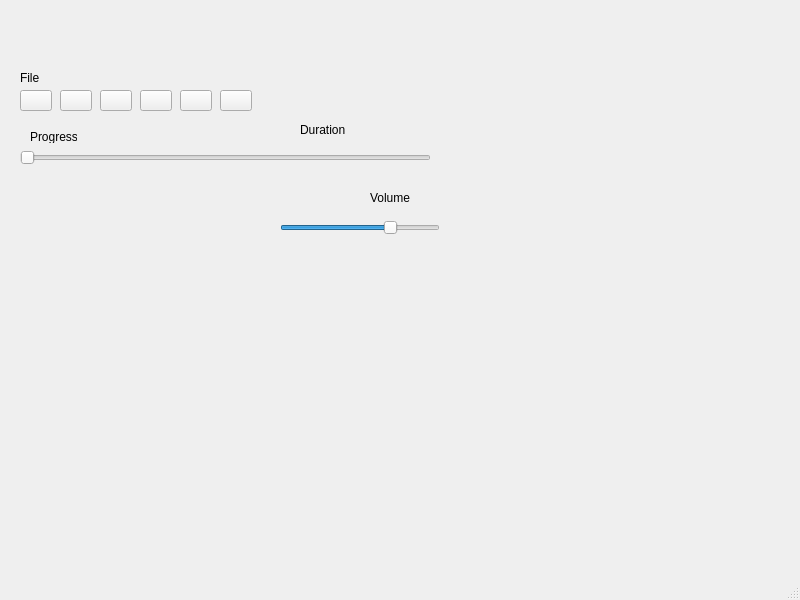
<?xml version="1.0" encoding="UTF-8"?>
<ui version="4.0">
 <class>MainWindow</class>
 <widget class="QMainWindow" name="MainWindow">
  <property name="geometry">
   <rect>
    <x>0</x>
    <y>0</y>
    <width>800</width>
    <height>600</height>
   </rect>
  </property>
  <property name="windowTitle">
   <string>MainWindow</string>
  </property>
  <property name="windowIcon">
   <iconset resource="Icons.qrc">
    <normaloff>:/Ico/ico/sound_icon-icons.com_74449.ico</normaloff>:/Ico/ico/sound_icon-icons.com_74449.ico</iconset>
  </property>
  <widget class="QWidget" name="centralwidget">
   <widget class="QPushButton" name="pushButtonOpen">
    <property name="geometry">
     <rect>
      <x>20</x>
      <y>90</y>
      <width>32</width>
      <height>21</height>
     </rect>
    </property>
    <property name="text">
     <string/>
    </property>
   </widget>
   <widget class="QPushButton" name="pushButtonPrev">
    <property name="geometry">
     <rect>
      <x>60</x>
      <y>90</y>
      <width>32</width>
      <height>21</height>
     </rect>
    </property>
    <property name="text">
     <string/>
    </property>
   </widget>
   <widget class="QPushButton" name="pushButtonPlay">
    <property name="geometry">
     <rect>
      <x>100</x>
      <y>90</y>
      <width>32</width>
      <height>21</height>
     </rect>
    </property>
    <property name="text">
     <string/>
    </property>
   </widget>
   <widget class="QPushButton" name="pushButtonPause">
    <property name="geometry">
     <rect>
      <x>140</x>
      <y>90</y>
      <width>32</width>
      <height>21</height>
     </rect>
    </property>
    <property name="text">
     <string/>
    </property>
   </widget>
   <widget class="QPushButton" name="pushButtonStop">
    <property name="geometry">
     <rect>
      <x>180</x>
      <y>90</y>
      <width>32</width>
      <height>21</height>
     </rect>
    </property>
    <property name="text">
     <string/>
    </property>
   </widget>
   <widget class="QPushButton" name="pushButtonNext">
    <property name="geometry">
     <rect>
      <x>220</x>
      <y>90</y>
      <width>32</width>
      <height>21</height>
     </rect>
    </property>
    <property name="text">
     <string/>
    </property>
   </widget>
   <widget class="QSlider" name="horizontalSliderProgress">
    <property name="geometry">
     <rect>
      <x>20</x>
      <y>150</y>
      <width>411</width>
      <height>16</height>
     </rect>
    </property>
    <property name="orientation">
     <enum>Qt::Horizontal</enum>
    </property>
   </widget>
   <widget class="QSlider" name="horizontalSliderVolume">
    <property name="geometry">
     <rect>
      <x>280</x>
      <y>220</y>
      <width>160</width>
      <height>16</height>
     </rect>
    </property>
    <property name="value">
     <number>70</number>
    </property>
    <property name="orientation">
     <enum>Qt::Horizontal</enum>
    </property>
   </widget>
   <widget class="QLabel" name="labelVolume">
    <property name="geometry">
     <rect>
      <x>370</x>
      <y>190</y>
      <width>61</width>
      <height>16</height>
     </rect>
    </property>
    <property name="text">
     <string>Volume</string>
    </property>
   </widget>
   <widget class="QLabel" name="labelFile">
    <property name="geometry">
     <rect>
      <x>20</x>
      <y>70</y>
      <width>381</width>
      <height>16</height>
     </rect>
    </property>
    <property name="text">
     <string>File</string>
    </property>
   </widget>
   <widget class="QLabel" name="labelDuration">
    <property name="geometry">
     <rect>
      <x>300</x>
      <y>120</y>
      <width>121</width>
      <height>20</height>
     </rect>
    </property>
    <property name="text">
     <string>Duration</string>
    </property>
   </widget>
   <widget class="QLabel" name="labelProgress">
    <property name="geometry">
     <rect>
      <x>30</x>
      <y>130</y>
      <width>47</width>
      <height>13</height>
     </rect>
    </property>
    <property name="text">
     <string>Progress</string>
    </property>
   </widget>
  </widget>
  <widget class="QMenuBar" name="menubar">
   <property name="geometry">
    <rect>
     <x>0</x>
     <y>0</y>
     <width>800</width>
     <height>20</height>
    </rect>
   </property>
  </widget>
  <widget class="QStatusBar" name="statusbar"/>
 </widget>
 <resources>
  <include location="Icons.qrc"/>
 </resources>
 <connections/>
</ui>
